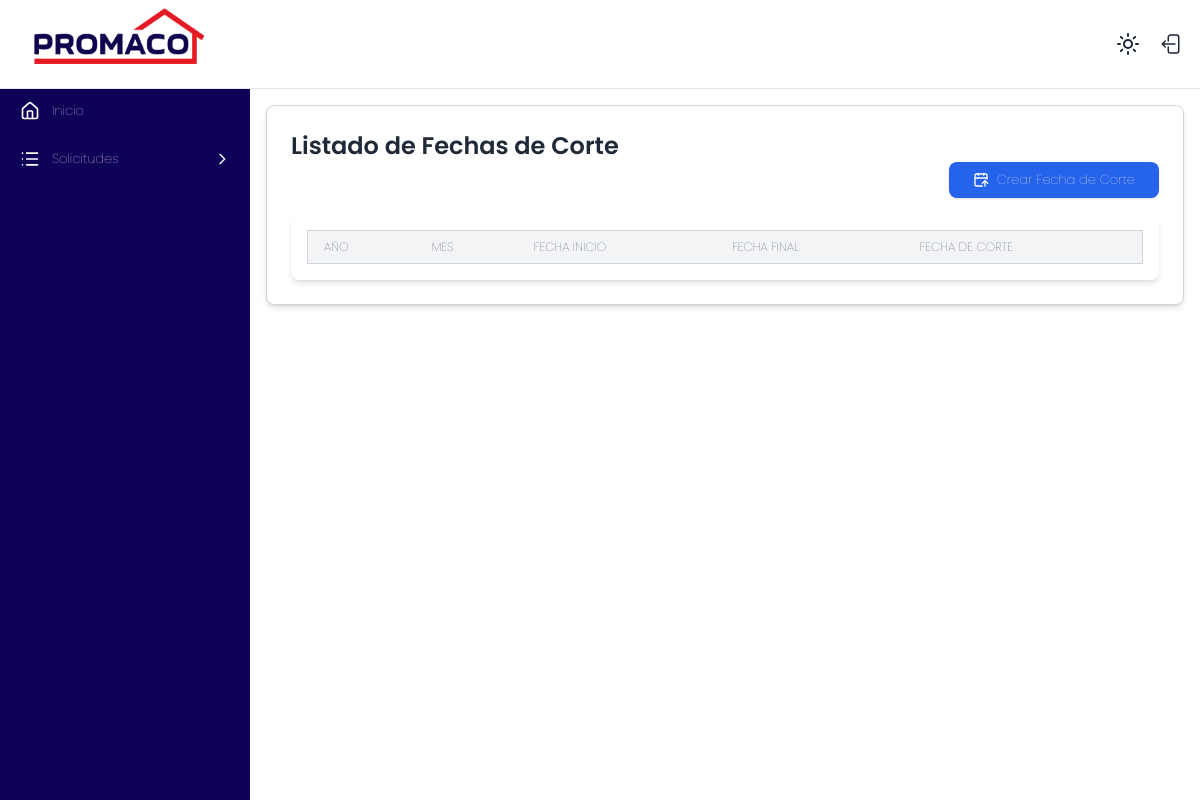
/marcaje/listar-fecha-corte/, run on an earlier commit of the app's database.
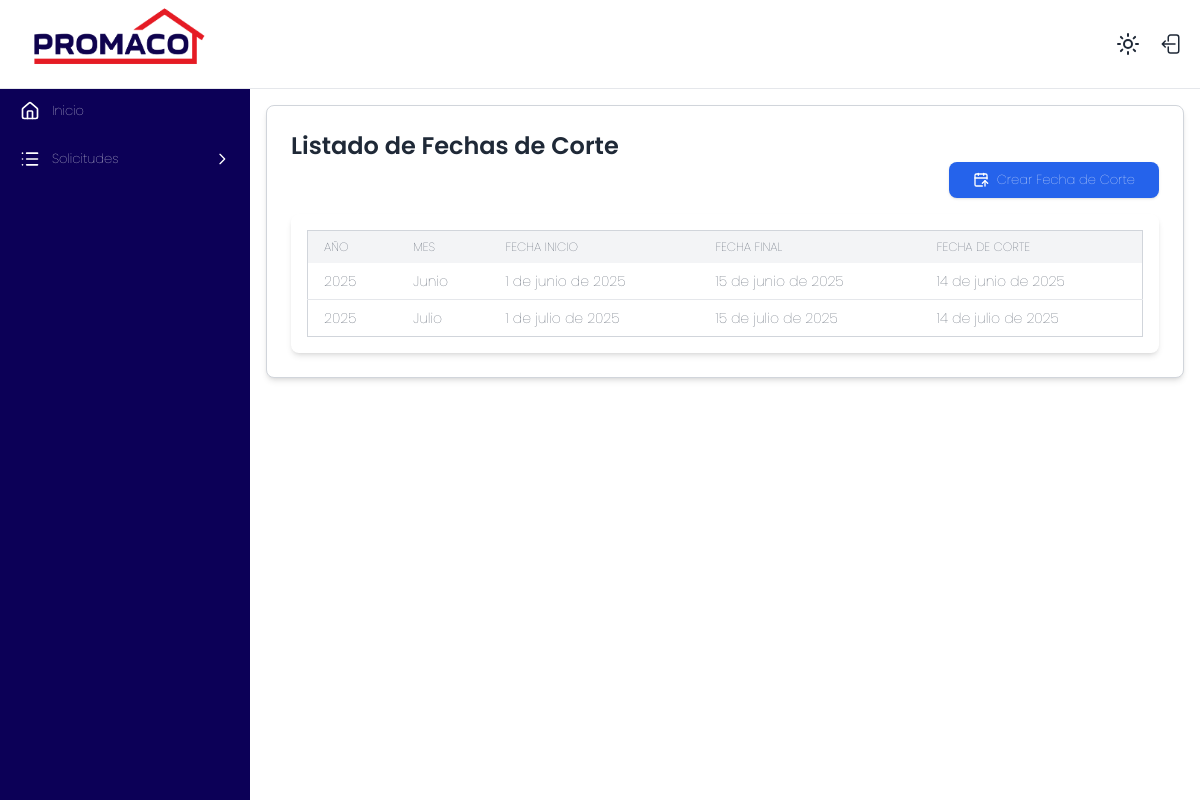
And on a later commit of the database.
### marcaje/models.py (models this page shows, shortened)
class GestionFechaCorte(models.Model):
    anio = models.PositiveIntegerField()
    mes = models.CharField(max_length=20)
    fecha_inicio = models.DateField()
    fecha_final = models.DateField()
    fecha_corte = models.DateField()
    class Meta:
        unique_together = ('anio', 'mes')

### marcaje/views.py (the view)
# urls.py: path('listar-fecha-corte/', views.listar_fechas_corte, name='listar_fecha_corte'),
def listar_fechas_corte(request):
    fecha_cortes = GestionFechaCorte.objects.all()
    return render(request, 'listar_fecha_corte.html', {'fecha_cortes': fecha_cortes})

### marcaje/context_processors.py (called while the page is built, shortened)
def empleados_a_cargo_context(request):
    empleados_cargo = []
    encargado_obj = None
    return {'empleados_a_cargo_global': empleados_cargo, 'encargado': encargado_obj}

### marcaje/templatetags/auth_extras.py (called while the page is built)
@register.filter(name='has_group')
def has_group(user, group_name):
    return user.groups.filter(name=group_name).exists()

### marcaje/templates/listar_fecha_corte.html (shortened to what this page needs)
{% extends "base.html" %}
{% load static %}
{% block content %}
<div class="w-full max-w-7xl mx-auto bg-white dark:bg-gray-800 p-6 rounded-lg shadow-md border border-gray-300">
    <h2 class="text-2xl font-semibold text-gray-800 dark:text-gray-200">Listado de Fechas de Corte</h2>
    <div class="flex justify-end mb-4">
        <a href="{% url 'fecha_corte' %}" class="bg-blue-600 text-white px-6 py-2 rounded-lg shadow hover:bg-blue-700 transition duration-200 flex items-center">
            <i data-lucide="calendar-arrow-up" class="w-4 h-4 mr-2"></i>
            Crear Fecha de Corte
        </a>
    </div>
    <div class="bg-white dark:bg-gray-800 max-h-[550px] shadow-md rounded-lg overflow-hidden">
    <div class="p-4 overflow-x-auto">
        <table id="tabla-fechas" class="min-w-full text-sm text-left text-gray-700 dark:text-gray-200 border border-gray-300">
            <thead class="bg-gray-100 dark:bg-gray-600 sticky top-[0px] z-10 uppercase text-xs">
                    <tr>
                        <th class="px-4 py-2">Año</th>
                        <th class="px-4 py-2">Mes</th>
                        <th class="px-4 py-2">Fecha Inicio</th>
                        <th class="px-4 py-2">Fecha Final</th>
                        <th class="px-4 py-2">Fecha de Corte</th>
                    </tr>
                </thead>
                <tbody class="divide-y divide-gray-200 dark:divide-gray-700">
                    {% for fecha_corte in fecha_cortes %}
                    <tr class="hover:bg-gray-100 dark:hover:bg-gray-700 transition-colors duration-200">
                        <td class="px-4 py-2">{{ fecha_corte.anio }}</td>
                        <td class="px-4 py-2">{{ fecha_corte.mes }}</td>
                        <td class="px-4 py-2">{{ fecha_corte.fecha_inicio }}</td>
                        <td class="px-4 py-2">{{ fecha_corte.fecha_final }}</td>
                        <td class="px-4 py-2">{{ fecha_corte.fecha_corte }}</td>
                    </tr>
                    {% endfor %}
                </tbody>
            </table>
        </div>
    </div>
</div>
{% endblock %}

### templates/base.html (shortened to what this page needs)
{% load static %}
<!DOCTYPE html>
<html lang="en">
<head>
    <link href="https://cdn.jsdelivr.net/npm/bootstrap-icons@1.10.5/font/bootstrap-icons.css" rel="stylesheet">
    <link rel="stylesheet" href="https://cdn.jsdelivr.net/npm/@fortawesome/fontawesome-free@6.6.0/css/fontawesome.min.css">
    <link rel="stylesheet" href="https://cdn.datatables.net/2.3.0/css/dataTables.dataTables.css" />
<link rel="stylesheet" href="{% static 'styles/menu.css' %}">
    <script src="https://cdn.tailwindcss.com"></script>
</head>
<body class="bg-white dark:bg-gray-900 text-gray-800 dark:text-gray-200 transition-colors duration-300">
    <div class="flex flex-col min-h-screen">
        <header class="flex justify-between items-center px-2 py-1 bg-white dark:bg-gray-800 border-b border-gray-200 dark:border-gray-700 transition-colors duration-300">
            <div class="flex items-center space-x-2 -mt-4">
                <img src="{% static 'img/logo_new2.png' %}" alt="Logo claro" class="h-24 block dark:hidden ">
            </div>
            <div>
                <button id="theme-toggle" class="p-2 rounded-full hover:bg-gray-100 dark:hover:bg-gray-700 focus:outline-none transition-colors duration-300" aria-label="Cambiar tema">
                    <i data-lucide="sun" class="w-6 h-6 block dark:hidden"></i>
                </button>
                <button class="p-2 rounded-full hover:bg-gray-100 dark:hover:bg-gray-700 focus:outline-none transition-colors duration-300">
                    <a href="{% url 'logout' %}">
                    </a>
                </button>
            </div>
        </header>
        <div class="flex flex-1">
            {% include 'menu2.html' %}
            <main class="flex-1 p-4">
                {% block content %}
                {% endblock %}
            </main>
        </div>
    </div>
</body>
</html>

### templates/menu2.html (shortened to what this page needs)
{% load static %}
{% load auth_extras %}
<aside class="floating-sidebar w-64 bg-promaco-dark dark:bg-gray-800 text-white transition-colors duration-300">
    <nav class="py-5">
        <ul>
            <li class="mb-1">
                <a href="{% url 'home' %}" class="flex items-center px-5 py-3 hover:bg-opacity-10 hover:bg-white transition-colors duration-200">
                    <i data-lucide="home" class="w-5 h-5 mr-3"></i> Inicio
                </a>
            </li>
            <li class="mb-1">
                <details class="group">
                    <summary class="flex items-center px-5 py-3 cursor-pointer hover:bg-opacity-10 hover:bg-white transition-colors duration-200 outline-none">
                        <i data-lucide="list" class="w-5 h-5 mr-3"></i>
                        Solicitudes
                        <svg class="ml-auto w-4 h-4 transition-transform duration-200 group-open:rotate-90" fill="none" stroke="currentColor" viewBox="0 0 24 24">
                            <path stroke-linecap="round" stroke-linejoin="round" stroke-width="2" d="M9 5l7 7-7 7" />
                        </svg>
                    </summary>
                </details>
            </li>
        </ul>
    </nav>
</aside>

### static/styles/menu.css (style rules this page uses)
* { font-family: "Poppins", serif; font-weight: 100; font-style: normal; }
body { font-size: 13px; }
li { color: #fff; }
nav { padding: 0 !important; }
img { width: 100%; }

### templates/base.html (style rules this page uses)
aside.floating-sidebar { position: fixed; top: 88px; left: 0; width: 80vw; max-width: 250px; height: calc(100vh - 88px); background: 'bg-promaco-dark'; box-shadow: 2px 0 8px rgba(0,0,0,0.15); z-index: 50; transform: translateX(-100%); transition: transform 0.3s ease; }
aside.floating-sidebar.visible { transform: translateX(0); }
@media (min-width: 1023px) { aside.floating-sidebar { position: static; transform: none !important; width: 400px; height: auto; box-shadow: none; } }

What changed in the data, as far as the page shows it:
added GestionFechaCorte: anio "2025", mes "Junio", fecha_inicio "1 de junio de 2025", fecha_final "15 de junio de 2025", fecha_corte "14 de junio de 2025"
added GestionFechaCorte: anio "2025", mes "Julio", fecha_inicio "1 de julio de 2025", fecha_final "15 de julio de 2025", fecha_corte "14 de julio de 2025"
